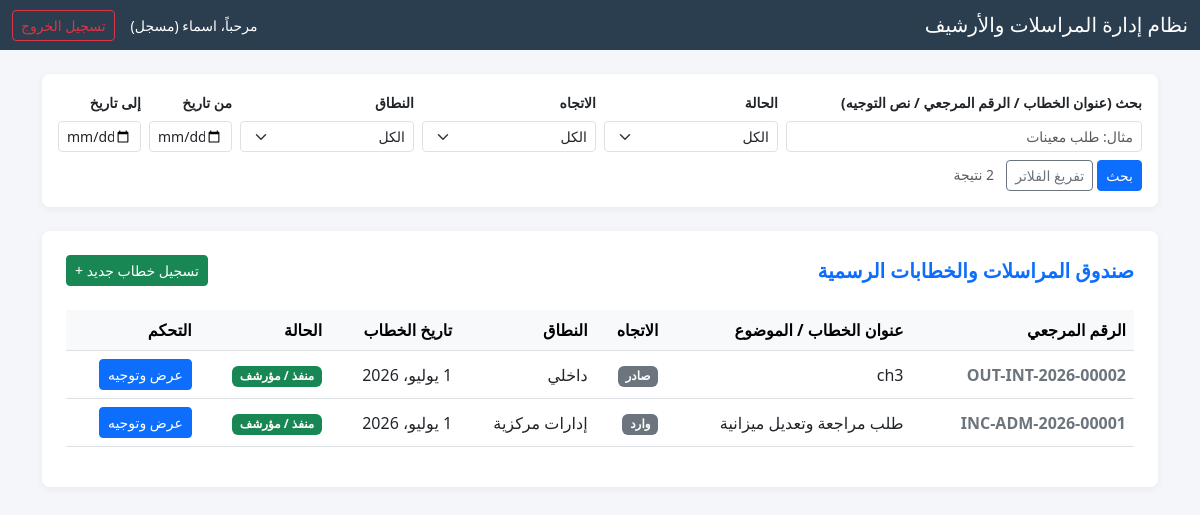
Screenshot of / (signed in) with the database file from the repository.
### correspondence/models.py (models this page shows, shortened)
class UserProfile(models.Model):
    ROLE_CHOICES = [
        ('secretary', 'سكرتير'),
        ('dean', 'عميد'),
        ('vice_dean', 'نائب عميد'),
        ('registrar', 'مسجل'),
        ('department_head', 'رئيس قسم'),
        ('admin_supervisor', 'مشرف إداري'),
        ('faculty_member', 'أستاذ/أستاذة'),
    ]
    DEPT_CHOICES = [
        ('cs', 'علوم الحاسوب'),
        ('it', 'تقانة المعلومات'),
        ('is', 'نظم المعلومات'),
    ]
    user = models.OneToOneField(User, on_delete=models.CASCADE, related_name='profile', verbose_name="المستخدم")
    role = models.CharField(max_length=30, choices=ROLE_CHOICES, default='faculty_member', verbose_name="الدور / الوظيفة")
    department = models.CharField(max_length=10, choices=DEPT_CHOICES, null=True, blank=True, verbose_name="القسم الأكاديمي")
    class Meta:
        verbose_name = "ملف شخصي"
        verbose_name_plural = "ملفات المستخدمين الشخصية"

class Correspondence(models.Model):
    DIR_CHOICES = [
        ('incoming', 'وارد'),
        ('outgoing', 'صادر'),
    ]
    SCOPE_CHOICES = [
        ('internal', 'داخلي'),
        ('inter_faculty', 'بين الكليات'),
        ('central_admin', 'إدارات مركزية'),
    ]
    ADDRESSED_CHOICES = [
        ('dean', 'العميد شخصياً'),
        ('faculty', 'الكلية (شخص محدد)'),
    ]
    STATUS_CHOICES = [
        ('uploaded', 'مرفوع'),
        ('pending_dean', 'قيد المراجعة عند العميد/نائبه'),
        ('assigned', 'موجه'),
        ('archived', 'منفذ / مؤرشف'),
    ]
    reference_number = models.CharField(max_length=50, unique=True, blank=True, verbose_name="الرقم المرجعي")
    direction = models.CharField(max_length=15, choices=DIR_CHOICES, verbose_name="الاتجاه")
    scope = models.CharField(max_length=15, choices=SCOPE_CHOICES, verbose_name="النطاق")
    addressed_to_type = models.CharField(max_length=10, choices=ADDRESSED_CHOICES, verbose_name="المخاطب الفعلي")
    subject = models.CharField(max_length=255, verbose_name="عنوان الخطاب / الموضوع")
    sender_internal = models.ForeignKey(User, on_delete=models.SET_NULL, null=True, blank=True, related_name='sent_correspondences', verbose_name="المرسل الداخلي")
    sender_external = models.ForeignKey(ExternalEntity, on_delete=models.SET_NULL, null=True, blank=True, related_name='sent_correspondences', verbose_name="المرسل الخارجي")
    recipient_internal = models.ForeignKey(User, on_delete=models.SET_NULL, null=True, blank=True, related_name='received_correspondences', verbose_name="المستلم الداخلي")
    recipient_external = models.ForeignKey(ExternalEntity, on_delete=models.SET_NULL, null=True, blank=True, related_name='received_correspondences', verbose_name="المستلم الخارجي")
    file = models.FileField(
        upload_to='correspondence_files/',
        verbose_name="ملف الخطاب (PDF)",
        validators=[
            FileExtensionValidator(allowed_extensions=['pdf']),
            validate_file_size,
        ],
    )
    document_date = models.DateField(default=datetime.date.today, verbose_name="تاريخ الخطاب")
    status = models.CharField(max_length=20, choices=STATUS_CHOICES, default='uploaded', verbose_name="الحالة")
    created_by = models.ForeignKey(User, on_delete=models.CASCADE, related_name='created_correspondences', verbose_name="أنشئ بواسطة")
    created_at = models.DateTimeField(auto_now_add=True, verbose_name="تاريخ الإنشاء في النظام")
    updated_at = models.DateTimeField(auto_now=True, verbose_name="تاريخ التحديث")
    related_to = models.ForeignKey('self', on_delete=models.SET_NULL, null=True, blank=True, related_name='replies', verbose_name="مرتبط بخطاب سابق (رد)")
    handled_by = models.ForeignKey(User, on_delete=models.SET_NULL, null=True, blank=True, related_name='handled_correspondences', verbose_name="تمت معالجته بواسطة")
    handled_at = models.DateTimeField(null=True, blank=True, verbose_name="تاريخ المعالجة")
    class Meta:
        verbose_name = "مراسلة / خطاب"
        verbose_name_plural = "الخطابات والمراسلات"

### correspondence/views.py (the view)
# urls.py: path('', views.dashboard, name='dashboard'),  # الرئيسية
@login_required
def dashboard(request):
    user_profile = request.user.profile
    role = user_profile.role
    if role == 'secretary':
        correspondences = Correspondence.objects.all().order_by('-created_at')
    elif role in ['dean', 'vice_dean']:
        correspondences = Correspondence.objects.all().order_by('-created_at')
    else:
        correspondences = Correspondence.objects.filter(
            directives__assigned_to=request.user
        ).distinct().order_by('-created_at')
    search_query = request.GET.get('q', '').strip()
    status_filter = request.GET.get('status', '')
    direction_filter = request.GET.get('direction', '')
    scope_filter = request.GET.get('scope', '')
    date_from = request.GET.get('date_from', '')
    date_to = request.GET.get('date_to', '')
    if search_query:
        correspondences = correspondences.filter(
            Q(subject__icontains=search_query) |
            Q(reference_number__icontains=search_query) |
            Q(directives__directive_text__icontains=search_query)
        ).distinct()
    if status_filter:
        correspondences = correspondences.filter(status=status_filter)
    if direction_filter:
        correspondences = correspondences.filter(direction=direction_filter)
    if scope_filter:
        correspondences = correspondences.filter(scope=scope_filter)
    if date_from:
        correspondences = correspondences.filter(document_date__gte=date_from)
    if date_to:
        correspondences = correspondences.filter(document_date__lte=date_to)
    context = {
        'correspondences': correspondences,
        'user_profile': user_profile,
        'upload_allowed_roles': UPLOAD_ALLOWED_ROLES,
        'backup_allowed_roles': settings.BACKUP_ALLOWED_ROLES,
        'status_choices': Correspondence.STATUS_CHOICES,
        'direction_choices': Correspondence.DIR_CHOICES,
        'scope_choices': Correspondence.SCOPE_CHOICES,
        'search_query': search_query,
        'status_filter': status_filter,
        'direction_filter': direction_filter,
        'scope_filter': scope_filter,
        'date_from': date_from,
        'date_to': date_to,
    }
    return render(request, 'correspondence/dashboard.html', context)

### templates/correspondence/dashboard.html (shortened to what this page needs)
<!DOCTYPE html>
<html lang="ar" dir="rtl">
<head>
    <link rel="stylesheet" href="https://cdn.jsdelivr.net/npm/bootstrap@5.3.0/dist/css/bootstrap.rtl.min.css">
</head>
<body>
    <nav class="navbar navbar-dark bg-dark mb-4">
        <div class="container-fluid">
            <span class="navbar-brand mb-0 h1">نظام إدارة المراسلات والأرشيف</span>
            <div class="d-flex align-items-center text-white">
                <span class="me-3 small">مرحباً، {{ request.user.username }} ({{ user_profile.get_role_display }})</span>
                <a href="{% url 'user_logout' %}" class="btn btn-sm btn-outline-danger">تسجيل الخروج</a>
            </div>
        </div>
    </nav>
    <div class="container">
        <div class="card card-stat p-3 mb-4">
            <form method="get" class="row g-2 align-items-end">
                <div class="col-md-4">
                    <label class="form-label small fw-bold">بحث (عنوان الخطاب / الرقم المرجعي / نص التوجيه)</label>
                    <input type="text" name="q" value="{{ search_query }}" class="form-control form-control-sm" placeholder="مثال: طلب معينات">
                </div>
                <div class="col-md-2">
                    <label class="form-label small fw-bold">الحالة</label>
                    <select name="status" class="form-select form-select-sm">
                        <option value="">الكل</option>
                    </select>
                </div>
                <div class="col-md-2">
                    <label class="form-label small fw-bold">الاتجاه</label>
                    <select name="direction" class="form-select form-select-sm">
                        <option value="">الكل</option>
                    </select>
                </div>
                <div class="col-md-2">
                    <label class="form-label small fw-bold">النطاق</label>
                    <select name="scope" class="form-select form-select-sm">
                        <option value="">الكل</option>
                    </select>
                </div>
                <div class="col-md-1">
                    <label class="form-label small fw-bold">من تاريخ</label>
                    <input type="date" name="date_from" value="{{ date_from }}" class="form-control form-control-sm">
                </div>
                <div class="col-md-1">
                    <label class="form-label small fw-bold">إلى تاريخ</label>
                    <input type="date" name="date_to" value="{{ date_to }}" class="form-control form-control-sm">
                </div>
                <div class="col-12 mt-2">
                    <button type="submit" class="btn btn-primary btn-sm">بحث</button>
                    <a href="{% url 'dashboard' %}" class="btn btn-outline-secondary btn-sm">تفريغ الفلاتر</a>
                    <span class="text-muted small ms-2">{{ correspondences|length }} نتيجة</span>
                </div>
            </form>
        </div>
        <div class="card card-stat p-4 mb-4">
            <div class="d-flex justify-content-between align-items-center mb-4">
                <h5 class="fw-bold text-primary mb-0">صندوق المراسلات والخطابات الرسمية</h5>
                <div class="d-flex align-items-center gap-2">
                    {% if user_profile.role in upload_allowed_roles %}
                        <a href="{% url 'upload_document' %}" class="btn btn-success btn-sm">تسجيل خطاب جديد +</a>
                    {% endif %}
                </div>
            </div>
            <div class="table-responsive">
                <table class="table table-hover align-middle">
                    <thead class="table-light">
                        <tr>
                            <th>الرقم المرجعي</th>
                            <th>عنوان الخطاب / الموضوع</th>
                            <th>الاتجاه</th>
                            <th>النطاق</th>
                            <th>تاريخ الخطاب</th>
                            <th>الحالة</th>
                            <th>التحكم</th>
                        </tr>
                    </thead>
                    <tbody>
                        {% for doc in correspondences %}
                            <tr>
                                <td class="fw-bold text-secondary">{{ doc.reference_number }}</td>
                                <td>{{ doc.subject }}</td>
                                <td><span class="badge bg-secondary">{{ doc.get_direction_display }}</span></td>
                                <td>{{ doc.get_scope_display }}</td>
                                <td>{{ doc.document_date }}</td>
                                <td>
                                    {% if doc.status == 'pending_dean' %}
                                        <span class="badge bg-warning text-dark">{{ doc.get_status_display }}</span>
                                    {% elif doc.status == 'assigned' %}
                                        <span class="badge bg-info text-dark">{{ doc.get_status_display }}</span>
                                    {% elif doc.status == 'archived' %}
                                        <span class="badge bg-success">{{ doc.get_status_display }}</span>
                                    {% else %}
                                        <span class="badge bg-secondary">{{ doc.get_status_display }}</span>
                                    {% endif %}
                                </td>
                                <td>
                                    <a href="{% url 'document_detail' doc.id %}" class="btn btn-sm btn-primary">عرض وتوجيه</a>
                                </td>
                            </tr>
                        {% empty %}
                            <tr>
                                <td colspan="7" class="text-center text-muted py-4">لا توجد مراسلات أو خطابات حالياً في صندوقك.</td>
                            </tr>
                        {% endfor %}
                    </tbody>
                </table>
            </div>
        </div>
    </div>
</body>
</html>

### templates/correspondence/dashboard.html (style rules this page uses)
body { background-color: #f4f6f9; font-family: 'Segoe UI', sans-serif; }
.navbar { background-color: #2b3e50 !important; }
.card-stat { border: none; border-radius: 8px; box-shadow: 0 2px 8px rgba(0,0,0,0.05); }

### rows the page displays
UserProfile: role "مسجل"
Correspondence: reference_number "OUT-INT-2026-00002", subject "ch3", direction "صادر", scope "داخلي", document_date "1 يوليو، 2026", status "منفذ / مؤرشف"
Correspondence: reference_number "INC-ADM-2026-00001", subject "طلب مراجعة وتعديل ميزانية", direction "وارد", scope "إدارات مركزية", document_date "1 يوليو، 2026", status "منفذ / مؤرشف"

### other values shown
{{ request.user.username }} "اسماء"
{{ correspondences|length }} "2"
